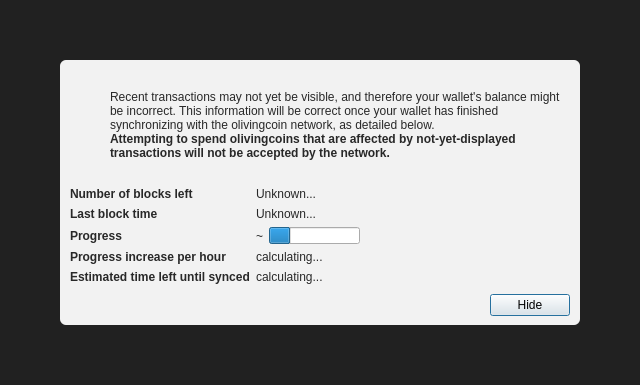
<?xml version="1.0" encoding="UTF-8"?>
<ui version="4.0">
 <class>ModalOverlay</class>
 <widget class="ModalOverlay" name="ModalOverlay">
  <property name="geometry">
   <rect>
    <x>0</x>
    <y>0</y>
    <width>640</width>
    <height>385</height>
   </rect>
  </property>
  <property name="windowTitle">
   <string>Form</string>
  </property>
  <layout class="QVBoxLayout" name="verticalLayout" stretch="0">
   <property name="sizeConstraint">
    <enum>QLayout::SetDefaultConstraint</enum>
   </property>
   <property name="leftMargin">
    <number>0</number>
   </property>
   <property name="topMargin">
    <number>0</number>
   </property>
   <property name="rightMargin">
    <number>0</number>
   </property>
   <property name="bottomMargin">
    <number>0</number>
   </property>
   <item>
    <widget class="QWidget" name="bgWidget" native="true">
     <property name="styleSheet">
      <string notr="true">#bgWidget { background: rgba(0,0,0,220); }</string>
     </property>
     <layout class="QVBoxLayout" name="verticalLayoutMain" stretch="1">
      <property name="leftMargin">
       <number>60</number>
      </property>
      <property name="topMargin">
       <number>60</number>
      </property>
      <property name="rightMargin">
       <number>60</number>
      </property>
      <property name="bottomMargin">
       <number>60</number>
      </property>
      <item>
       <widget class="QWidget" name="contentWidget" native="true">
        <property name="styleSheet">
         <string notr="true">#contentWidget { background: rgba(255,255,255,240); border-radius: 6px; }

QLabel { color: rgb(40,40,40);  }</string>
        </property>
        <layout class="QVBoxLayout" name="verticalLayoutSub" stretch="1,0,0,0">
         <property name="spacing">
          <number>0</number>
         </property>
         <property name="leftMargin">
          <number>10</number>
         </property>
         <property name="topMargin">
          <number>10</number>
         </property>
         <property name="rightMargin">
          <number>10</number>
         </property>
         <property name="bottomMargin">
          <number>10</number>
         </property>
         <item>
          <layout class="QHBoxLayout" name="horizontalLayoutIconText" stretch="0,1">
           <property name="topMargin">
            <number>20</number>
           </property>
           <item>
            <layout class="QVBoxLayout" name="verticalLayoutIcon">
             <property name="leftMargin">
              <number>0</number>
             </property>
             <item>
              <widget class="QPushButton" name="warningIcon">
               <property name="enabled">
                <bool>false</bool>
               </property>
               <property name="text">
                <string/>
               </property>
               <property name="icon">
                <iconset>
                 <normaloff>:/icons/warning</normaloff>
                 <disabledoff>:/icons/warning</disabledoff>:/icons/warning</iconset>
               </property>
               <property name="iconSize">
                <size>
                 <width>48</width>
                 <height>48</height>
                </size>
               </property>
               <property name="flat">
                <bool>true</bool>
               </property>
              </widget>
             </item>
             <item>
              <spacer name="verticalSpacerWarningIcon">
               <property name="orientation">
                <enum>Qt::Vertical</enum>
               </property>
               <property name="sizeHint" stdset="0">
                <size>
                 <width>20</width>
                 <height>40</height>
                </size>
               </property>
              </spacer>
             </item>
            </layout>
           </item>
           <item>
            <layout class="QVBoxLayout" name="verticalLayoutInfoText">
             <property name="leftMargin">
              <number>0</number>
             </property>
             <property name="topMargin">
              <number>0</number>
             </property>
             <item>
              <widget class="QLabel" name="infoText">
               <property name="text">
                <string>Recent transactions may not yet be visible, and therefore your wallet's balance might be incorrect. This information will be correct once your wallet has finished synchronizing with the olivingcoin network, as detailed below.</string>
               </property>
               <property name="textFormat">
                <enum>Qt::RichText</enum>
               </property>
               <property name="wordWrap">
                <bool>true</bool>
               </property>
              </widget>
             </item>
             <item>
              <widget class="QLabel" name="infoTextStrong">
               <property name="font">
                <font>
                 <weight>75</weight>
                 <bold>true</bold>
                </font>
               </property>
               <property name="text">
                <string>Attempting to spend olivingcoins that are affected by not-yet-displayed transactions will not be accepted by the network.</string>
               </property>
               <property name="textFormat">
                <enum>Qt::RichText</enum>
               </property>
               <property name="wordWrap">
                <bool>true</bool>
               </property>
              </widget>
             </item>
             <item>
              <spacer name="verticalSpacerInTextSpace">
               <property name="orientation">
                <enum>Qt::Vertical</enum>
               </property>
               <property name="sizeHint" stdset="0">
                <size>
                 <width>20</width>
                 <height>40</height>
                </size>
               </property>
              </spacer>
             </item>
            </layout>
           </item>
          </layout>
         </item>
         <item>
          <spacer name="verticalSpacerAfterText">
           <property name="orientation">
            <enum>Qt::Vertical</enum>
           </property>
           <property name="sizeHint" stdset="0">
            <size>
             <width>20</width>
             <height>40</height>
            </size>
           </property>
          </spacer>
         </item>
         <item>
          <layout class="QFormLayout" name="formLayout">
           <property name="fieldGrowthPolicy">
            <enum>QFormLayout::FieldsStayAtSizeHint</enum>
           </property>
           <property name="horizontalSpacing">
            <number>6</number>
           </property>
           <property name="verticalSpacing">
            <number>6</number>
           </property>
           <property name="topMargin">
            <number>10</number>
           </property>
           <item row="0" column="0">
            <widget class="QLabel" name="labelNumberOfBlocksLeft">
             <property name="font">
              <font>
               <weight>75</weight>
               <bold>true</bold>
              </font>
             </property>
             <property name="text">
              <string>Number of blocks left</string>
             </property>
            </widget>
           </item>
           <item row="0" column="1">
            <widget class="QLabel" name="numberOfBlocksLeft">
             <property name="text">
              <string>Unknown...</string>
             </property>
            </widget>
           </item>
           <item row="1" column="0">
            <widget class="QLabel" name="labelLastBlockTime">
             <property name="font">
              <font>
               <weight>75</weight>
               <bold>true</bold>
              </font>
             </property>
             <property name="text">
              <string>Last block time</string>
             </property>
            </widget>
           </item>
           <item row="1" column="1">
            <widget class="QLabel" name="newestBlockDate">
             <property name="sizePolicy">
              <sizepolicy hsizetype="Maximum" vsizetype="Preferred">
               <horstretch>0</horstretch>
               <verstretch>0</verstretch>
              </sizepolicy>
             </property>
             <property name="text">
              <string>Unknown...</string>
             </property>
            </widget>
           </item>
           <item row="2" column="0">
            <widget class="QLabel" name="labelSyncDone">
             <property name="font">
              <font>
               <weight>75</weight>
               <bold>true</bold>
              </font>
             </property>
             <property name="text">
              <string>Progress</string>
             </property>
            </widget>
           </item>
           <item row="2" column="1">
            <layout class="QHBoxLayout" name="horizontalLayoutSync" stretch="0,1">
             <item>
              <widget class="QLabel" name="percentageProgress">
               <property name="text">
                <string notr="true">~</string>
               </property>
              </widget>
             </item>
             <item>
              <widget class="QProgressBar" name="progressBar">
               <property name="value">
                <number>24</number>
               </property>
               <property name="format">
                <string/>
               </property>
              </widget>
             </item>
            </layout>
           </item>
           <item row="4" column="0">
            <widget class="QLabel" name="labelProgressIncrease">
             <property name="font">
              <font>
               <weight>75</weight>
               <bold>true</bold>
              </font>
             </property>
             <property name="text">
              <string>Progress increase per hour</string>
             </property>
            </widget>
           </item>
           <item row="4" column="1">
            <widget class="QLabel" name="progressIncreasePerH">
             <property name="text">
              <string>calculating...</string>
             </property>
            </widget>
           </item>
           <item row="5" column="0">
            <widget class="QLabel" name="labelEstimatedTimeLeft">
             <property name="font">
              <font>
               <weight>75</weight>
               <bold>true</bold>
              </font>
             </property>
             <property name="text">
              <string>Estimated time left until synced</string>
             </property>
            </widget>
           </item>
           <item row="5" column="1">
            <widget class="QLabel" name="expectedTimeLeft">
             <property name="text">
              <string>calculating...</string>
             </property>
            </widget>
           </item>
          </layout>
         </item>
         <item>
          <layout class="QHBoxLayout" name="horizontalLayoutButtons">
           <property name="leftMargin">
            <number>10</number>
           </property>
           <property name="topMargin">
            <number>10</number>
           </property>
           <item>
            <spacer name="horizontalSpacer">
             <property name="orientation">
              <enum>Qt::Horizontal</enum>
             </property>
             <property name="sizeHint" stdset="0">
              <size>
               <width>40</width>
               <height>20</height>
              </size>
             </property>
            </spacer>
           </item>
           <item>
            <widget class="QPushButton" name="closeButton">
             <property name="text">
              <string>Hide</string>
             </property>
             <property name="focusPolicy">
              <enum>Qt::StrongFocus</enum>
             </property>
             <property name="default">
              <bool>true</bool>
             </property>
            </widget>
           </item>
          </layout>
         </item>
        </layout>
       </widget>
      </item>
     </layout>
    </widget>
   </item>
  </layout>
 </widget>
 <customwidgets>
  <customwidget>
   <class>ModalOverlay</class>
   <extends>QWidget</extends>
   <header>qt/modaloverlay.h</header>
   <container>1</container>
  </customwidget>
 </customwidgets>
 <resources/>
 <connections/>
</ui>
